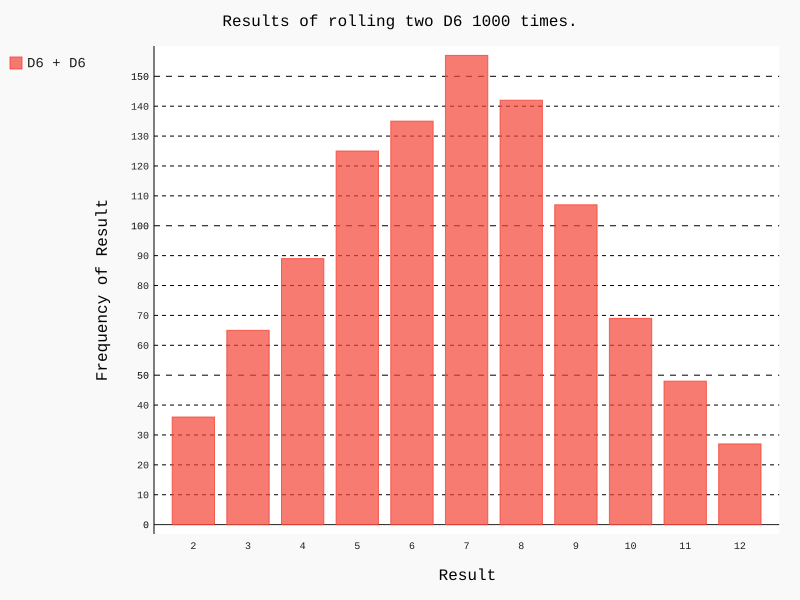

The Python source for this figure:
# -- coding: utf-8 --

import pygal
from die import Die

die_1 = Die()
die_2 = Die()

# 掷骰子多次，并将结果存储到列表
results = []
for roll_num in range(1000):
    result = die_1.roll() + die_2.roll()
    results.append(result)

# 分析结果
frequencies = []
max_result = die_1.num_sides + die_2.num_sides
for value in range(2, max_result+1):
    frequency = results.count(value)
    frequencies.append(frequency)

# 可视化结果
hist = pygal.Bar()

hist.title = "Results of rolling two D6 1000 times."
hist.x_labels = ['2', '3', '4', '5', '6', '7', '8', '9', '10', '11', '12']
hist.x_title = "Result"
hist.y_title = "Frequency of Result"

hist.add('D6 + D6', frequencies)
hist.render_to_file('dice_visual.svg')
